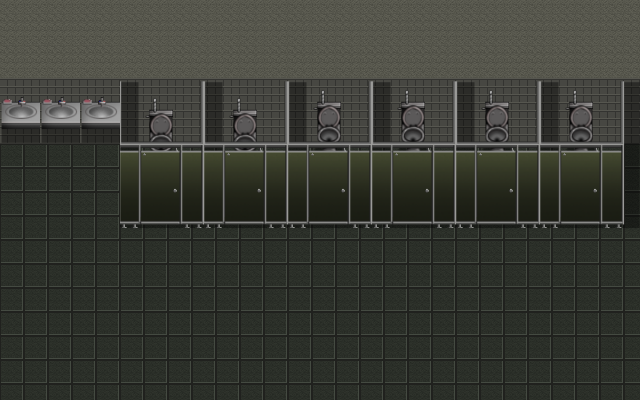

Below is a game level as drawn by its tile map, then a one-line description and the .tmx that defines it (tile-layer data replaced by summaries):
An orthogonal 160x100 tile map with 4x4 px tiles, 3 tile layers (BackGround, Object Layer 1, Object Layer 2), 2 tilesets.

<map version="1.9" tiledversion="1.9.2" orientation="orthogonal" renderorder="right-down" width="160" height="100" tilewidth="4" tileheight="4" infinite="0" nextlayerid="4" nextobjectid="1">
 <tileset firstgid="1" source="Walls.tsx" />
 <tileset firstgid="18433" source="Wonheung_A.tsx" />
 <layer id="1" name="BackGround" width="160" height="100">
  <data>[16000 cells, 16000 non-empty, 576 distinct tile ids]</data>
 </layer>
 <layer id="3" name="Object Layer 1" width="160" height="100">
  <data>[16000 cells, 912 non-empty, 152 distinct tile ids]</data>
 </layer>
 <layer id="2" name="Object Layer 2" width="160" height="100">
  <data>[16000 cells, 5170 non-empty, 1045 distinct tile ids]</data>
 </layer>
</map>
